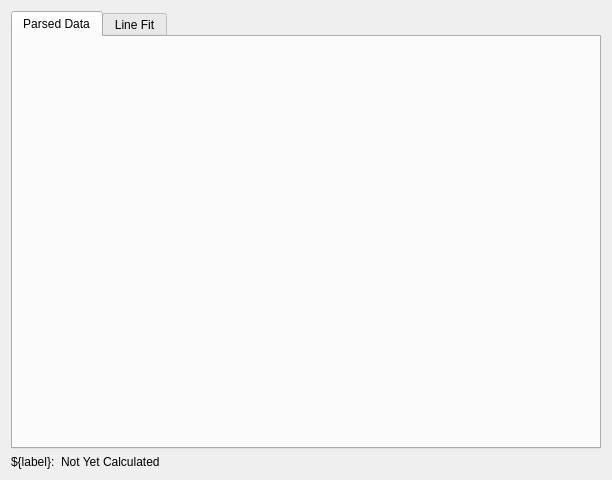
<?xml version="1.0" encoding="UTF-8"?>
<ui version="4.0">
 <class>Form</class>
 <widget class="QWidget" name="Form">
  <property name="geometry">
   <rect>
    <x>0</x>
    <y>0</y>
    <width>612</width>
    <height>480</height>
   </rect>
  </property>
  <property name="windowTitle">
   <string>Form</string>
  </property>
  <layout class="QGridLayout" name="gridLayout">
   <item row="0" column="0" colspan="2">
    <widget class="QTabWidget" name="existingTabs">
     <property name="currentIndex">
      <number>0</number>
     </property>
     <widget class="QWidget" name="existingParsedDataTab">
      <attribute name="title">
       <string>Parsed Data</string>
      </attribute>
      <layout class="QGridLayout" name="gridLayout_7">
       <item row="0" column="0">
        <layout class="QGridLayout" name="gridLayout_10"/>
       </item>
      </layout>
     </widget>
     <widget class="QWidget" name="existingLineFitTab">
      <attribute name="title">
       <string>Line Fit</string>
      </attribute>
      <layout class="QGridLayout" name="gridLayout_8">
       <item row="0" column="0">
        <widget class="QWidget" name="widget_5" native="true"/>
       </item>
      </layout>
     </widget>
    </widget>
   </item>
   <item row="1" column="0">
    <widget class="QLabel" name="label_4">
     <property name="sizePolicy">
      <sizepolicy hsizetype="Fixed" vsizetype="Fixed">
       <horstretch>0</horstretch>
       <verstretch>0</verstretch>
      </sizepolicy>
     </property>
     <property name="text">
      <string>${label}:</string>
     </property>
    </widget>
   </item>
   <item row="1" column="1">
    <widget class="QLabel" name="label_3">
     <property name="text">
      <string>Not Yet Calculated</string>
     </property>
    </widget>
   </item>
  </layout>
 </widget>
 <resources/>
 <connections/>
</ui>
